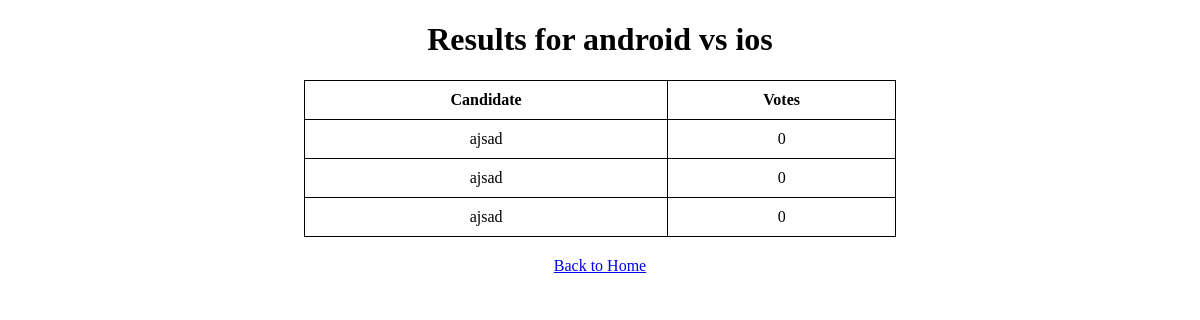
/result/1/, run on an earlier commit of the app's database.
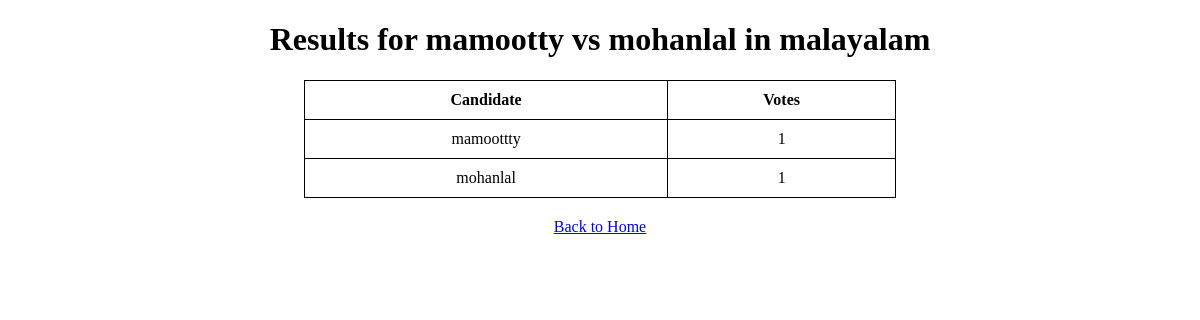
And on a later commit of the database.
### vote/models.py (models this page shows, shortened)
class Election(models.Model):
    election_officer = models.ForeignKey(ElectionOfficerReg, on_delete=models.CASCADE, related_name='elections')
    election_no = models.IntegerField(unique=True)
    name=models.CharField(max_length=20)
    start_time=models.CharField(max_length=20)
    end_time=models.CharField(max_length=20)
    description=models.CharField(max_length=200)
    status=models.CharField(max_length=20,choices=choice)

class Candidate(models.Model):
    election = models.ForeignKey(Election, related_name='candidates', on_delete=models.CASCADE)
    name = models.CharField(max_length=255)
    profile_picture = models.ImageField(upload_to='candidates/', null=True, blank=True)
    description = models.TextField()
    subname = models.CharField(max_length=255)

### vote/views.py (the view)
# urls.py: path('result/<int:election_id>/', views.election_result, name='election_result'),
def election_result(request, election_id):
    election = get_object_or_404(Election, id=election_id)
    candidates = Candidate.objects.filter(election=election)
    results = []
    for candidate in candidates:
        vote_count = Vote.objects.filter(candidate=candidate).count()
        results.append({
            'candidate': candidate,
            'votes': vote_count,
        })
    results = sorted(results, key=lambda x: x['votes'], reverse=True)
    return render(request, 'election_result.html', {
        'election': election,
        'results': results,
    })

### vote/templates/election_result.html (shortened to what this page needs)
<!DOCTYPE html>
<html>
<head>
</head>
<body>
    <h1>Results for {{ election.name }}</h1>
    <table>
        <thead>
            <tr>
                <th>Candidate</th>
                <th>Votes</th>
            </tr>
        </thead>
        <tbody>
            {% for result in results %}
                <tr>
                    <td>{{ result.candidate.name }}</td>
                    <td>{{ result.votes }}</td>
                </tr>
            {% endfor %}
        </tbody>
    </table>
    <div style="text-align: center; margin-top: 20px;">
        <a href="{% url 'officer_home' %}">Back to Home</a>
    </div>
</body>
</html>

### vote/templates/election_result.html (style rules this page uses)
table { width: 50%; margin: auto; border-collapse: collapse; }
table, th, td { border: 1px solid black; }
th, td { padding: 10px; text-align: center; }
h1 { text-align: center; }

What changed in the data, as far as the page shows it:
removed Candidate: candidate.name "ajsad", votes "0"
removed Candidate: candidate.name "ajsad", votes "0"
removed Candidate: candidate.name "ajsad", votes "0"
changed Election: name "android vs ios" → "mamootty vs mohanlal in malayalam"
added Candidate: candidate.name "mamoottty", votes "1"
added Candidate: candidate.name "mohanlal", votes "1"
